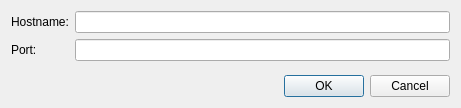
<?xml version="1.0" encoding="UTF-8"?>
<ui version="4.0">
 <class>ConfigAddUrlDialog</class>
 <widget class="QDialog" name="ConfigAddUrlDialog">
  <property name="geometry">
   <rect>
    <x>0</x>
    <y>0</y>
    <width>461</width>
    <height>108</height>
   </rect>
  </property>
  <property name="windowTitle">
   <string>ConfigAddUrlDialog</string>
  </property>
  <layout class="QVBoxLayout" name="verticalLayout">
   <item>
    <layout class="QFormLayout" name="formLayout">
     <item row="0" column="0">
      <widget class="QLabel" name="hostnameLabel">
       <property name="text">
        <string>Hostname:</string>
       </property>
      </widget>
     </item>
     <item row="0" column="1">
      <widget class="QLineEdit" name="hostnameEdit"/>
     </item>
     <item row="1" column="0">
      <widget class="QLabel" name="portLabel">
       <property name="text">
        <string>Port:</string>
       </property>
      </widget>
     </item>
     <item row="1" column="1">
      <widget class="QLineEdit" name="portEdit"/>
     </item>
    </layout>
   </item>
   <item>
    <widget class="QDialogButtonBox" name="buttonBox">
     <property name="standardButtons">
      <set>QDialogButtonBox::StandardButton::Cancel|QDialogButtonBox::StandardButton::Ok</set>
     </property>
    </widget>
   </item>
  </layout>
 </widget>
 <resources/>
 <connections/>
</ui>
